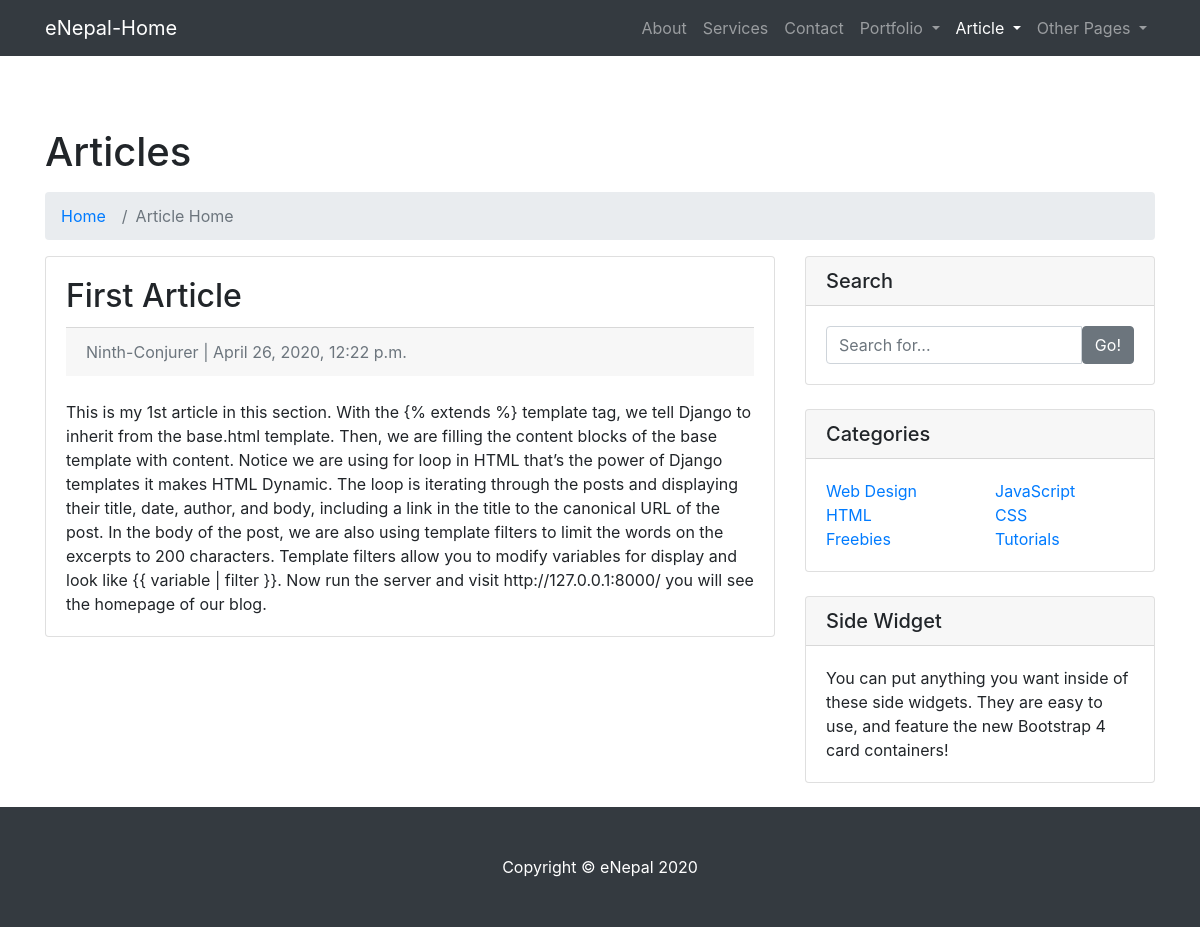
The page /article/first-article/ on the database its author committed.
### article/models.py (models this page shows, shortened)
class Article(models.Model):
    title = models.CharField(max_length=200)
    slug = models.SlugField(max_length=200, unique=True)
    author = models.ForeignKey(User, on_delete=models.CASCADE)
    date_posted = models.DateTimeField(auto_now_add=True)
    content = models.TextField()
    image = models.ImageField(null=True, blank=True, upload_to='images')
    video = models.FileField(blank=True, null=True, upload_to='videos')
    status = models.IntegerField(choices=STATUS, default=0)
    updated_on = models.DateTimeField(auto_now=True)
    class Meta:
        ordering = ['-date_posted']

### article/views.py (the view)
# urls.py: path('<slug:slug>/', views.ArticleDetail.as_view(), name='article_detail'),
class ArticleDetail(DetailView):
    model = Article
    template_name = 'article/article_detail.html'

### article/templates/article/article_detail.html (shortened to what this page needs)
{% load static %}
<!DOCTYPE html>
<html lang="en">
<head>
  <link rel="stylesheet" href="https://maxcdn.bootstrapcdn.com/bootstrap/4.0.0/css/bootstrap.min.css">
  <link href="vendor/bootstrap/css/bootstrap.min.css" rel="stylesheet">
  <link href="css/modern-business.css" rel="stylesheet">
</head>
<body>
  <nav class="navbar fixed-top navbar-expand-lg navbar-dark bg-dark fixed-top">
    <div class="container">
      <a class="navbar-brand" href="{% url 'home' %}">eNepal-Home</a>
      <div class="collapse navbar-collapse" id="navbarResponsive">
        <ul class="navbar-nav ml-auto">
          <li class="nav-item">
            <a class="nav-link" href="about.html">About</a>
          </li>
          <li class="nav-item">
            <a class="nav-link" href="services.html">Services</a>
          </li>
          <li class="nav-item">
            <a class="nav-link" href="contact.html">Contact</a>
          </li>
          <li class="nav-item dropdown">
            <a class="nav-link dropdown-toggle" href="#" id="navbarDropdownPortfolio" data-toggle="dropdown" aria-haspopup="true" aria-expanded="false">
              Portfolio
            </a>
          </li>
          <li class="nav-item active dropdown">
            <a class="nav-link dropdown-toggle" href="#" id="navbarDropdownBlog" data-toggle="dropdown" aria-haspopup="true" aria-expanded="false">
              Article
            </a>
          </li>
          <li class="nav-item dropdown">
            <a class="nav-link dropdown-toggle" href="#" id="navbarDropdownBlog" data-toggle="dropdown" aria-haspopup="true" aria-expanded="false">
              Other Pages
            </a>
          </li>
        </ul>
      </div>
    </div>
  </nav>
  <br><br>
  <div class="container">
    <h1 class="mt-4 mb-3">Articles</h1>
    <ol class="breadcrumb">
      <li class="breadcrumb-item">
        <a href="{% url 'blog-home' %}">Home</a>
      </li>
      <li class="breadcrumb-item active">Article Home </li>
    </ol>
    <div class="row">
      <div class="col-md-8">
        <div class="card mb-4">
          <div class="card-body">
            <h2 class="card-title">{{article.title}}</h2>
            <div class="card-footer text-muted">
            {{article.author}} | {{article.date_posted}}
          </div><br>
            <p class="card-text">
              {{article.content |safe}}
            </p>
          </div>
        </div>
      </div>
      <div class="col-md-4">
        <div class="card mb-4">
          <h5 class="card-header">Search</h5>
          <div class="card-body">
            <div class="input-group">
              <input type="text" class="form-control" placeholder="Search for...">
              <span class="input-group-btn">
                <button class="btn btn-secondary" type="button">Go!</button>
              </span>
            </div>
          </div>
        </div>
        <div class="card my-4">
          <h5 class="card-header">Categories</h5>
          <div class="card-body">
            <div class="row">
              <div class="col-lg-6">
                <ul class="list-unstyled mb-0">
                  <li>
                    <a href="#">Web Design</a>
                  </li>
                  <li>
                    <a href="#">HTML</a>
                  </li>
                  <li>
                    <a href="#">Freebies</a>
                  </li>
                </ul>
              </div>
              <div class="col-lg-6">
                <ul class="list-unstyled mb-0">
                  <li>
                    <a href="#">JavaScript</a>
                  </li>
                  <li>
                    <a href="#">CSS</a>
                  </li>
                  <li>
                    <a href="#">Tutorials</a>
                  </li>
                </ul>
              </div>
            </div>
          </div>
        </div>
        <div class="card my-4">
          <h5 class="card-header">Side Widget</h5>
          <div class="card-body">
            You can put anything you want inside of these side widgets. They are easy to use, and feature the new Bootstrap 4 card containers!
          </div>
        </div>
      </div>
    </div>
  </div>
  <footer class="py-5 bg-dark">
    <div class="container">
      <p class="m-0 text-center text-white">Copyright &copy; eNepal 2020</p>
    </div>
  </footer>
</body>
</html>

### static/css/modern-business.css (style rules this page uses)
body { padding-top: 56px; }

### rows shown on the page
Article: title "First Article", author "Ninth-Conjurer", date_posted "April 26, 2020, 12:22 p.m.", content "This is my 1st article in this section. With the {% extends %} template tag, we tell Django to inherit from the base.html template. Then, we are filling the content blocks of the base template with content. Notice we are using for loop in HTML that’s the power of Django templates it makes HTML Dynamic. The loop is iterating through the posts and displaying their title, date, author, and body, including a link in the title to the canonical URL of the post. In the body of the post, we are also using template filters to limit the words on the excerpts to 200 characters. Template filters allow you to modify variables for display and look like {{ variable | filter }}. Now run the server and…"
